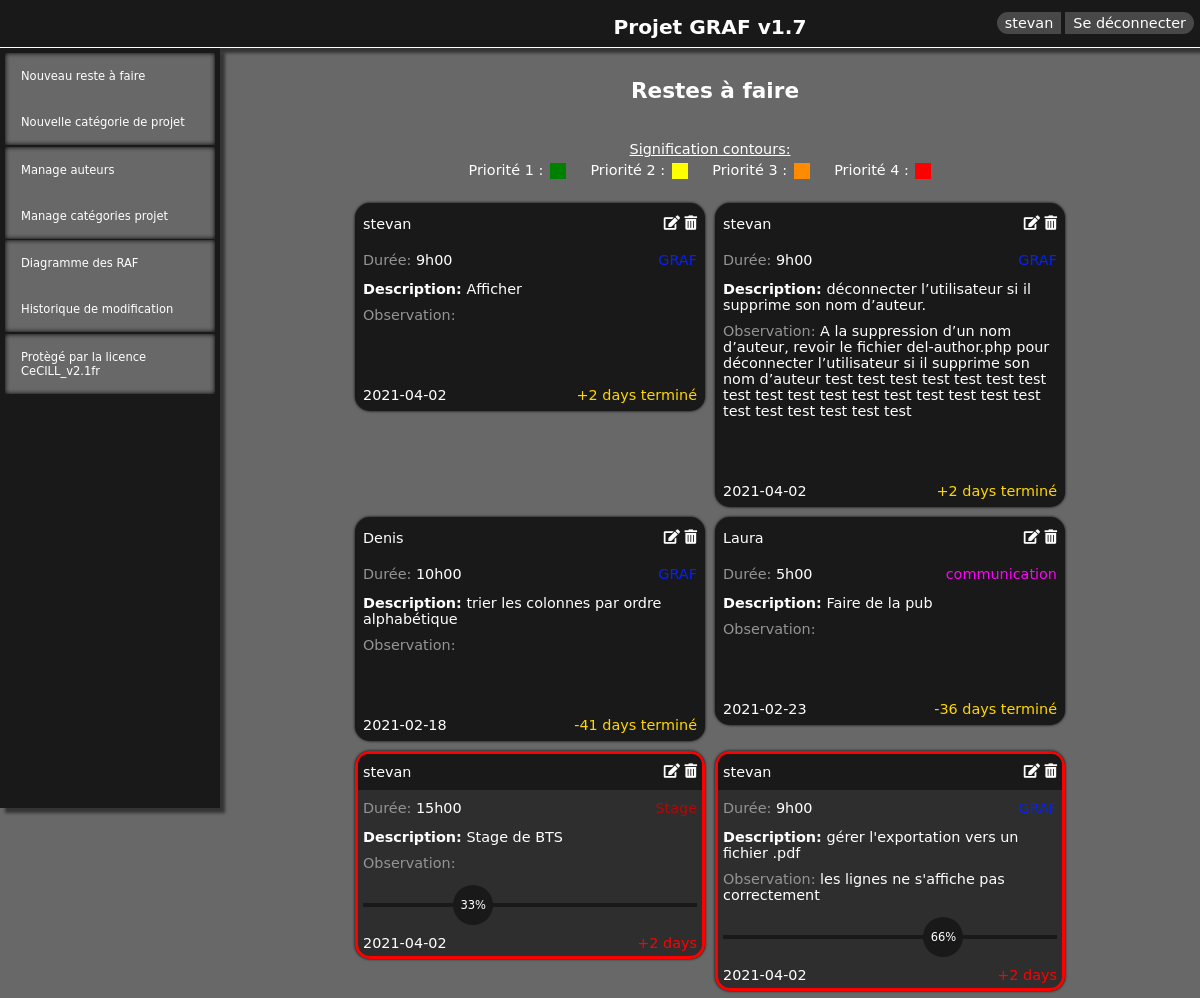
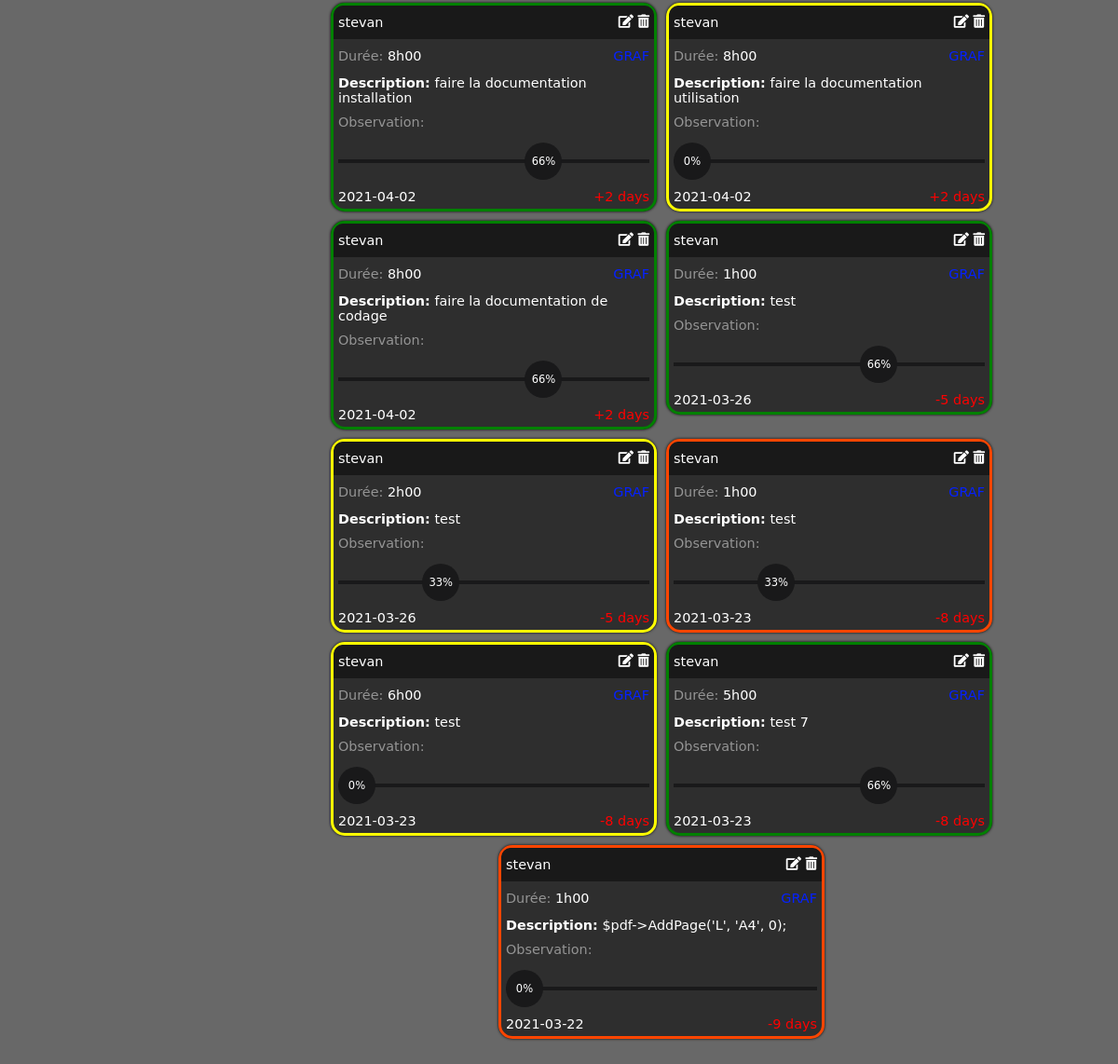
/index.php (signed in), run on the app's committed database (2 pictures, top to bottom).
### tables this page shows
CREATE TABLE `RAF` (
  `id` int(11) NOT NULL AUTO_INCREMENT,
  `author_id` int(11) NOT NULL,
  `description` varchar(255) NOT NULL,
  `duration` decimal(11,2) NOT NULL,
  `priority` int(4) NOT NULL,
  `deadline` date NOT NULL,
  `includeInProject_id` int(11) NOT NULL,
  `un_tiers` int(1) DEFAULT NULL,
  `deux_tiers` int(1) DEFAULT NULL,
  `trois_tiers` int(1) DEFAULT NULL,
  `observation` varchar(255) DEFAULT NULL,
  PRIMARY KEY (`id`),
  KEY `author_id` (`author_id`),
  KEY `includeInProject_id` (`includeInProject_id`),
  CONSTRAINT `RAF_ibfk_1` FOREIGN KEY (`author_id`) REFERENCES `author` (`id`),
  CONSTRAINT `RAF_ibfk_2` FOREIGN KEY (`includeInProject_id`) REFERENCES `includeInProjects` (`id`)
);

CREATE TABLE `author` (
  `id` int(11) NOT NULL AUTO_INCREMENT,
  `name` varchar(255) NOT NULL,
  PRIMARY KEY (`id`)
);

CREATE TABLE `includeInProjects` (
  `id` int(11) NOT NULL AUTO_INCREMENT,
  `name` varchar(255) NOT NULL,
  `color` varchar(7) NOT NULL,
  PRIMARY KEY (`id`)
);

### index/card-raf.php (the view)
<?php
        $displayRaf = $dbh->prepare("SELECT * FROM RAF");
        $displayRaf->execute();
        while ($display = $displayRaf->fetch(PDO::FETCH_ASSOC)) {
        $authorNames = $dbh->prepare("SELECT * FROM author WHERE id ='" . $display['author_id'] . "'");
        $authorNames->execute();
        $authorName = $authorNames->fetch();
        $includeNames = $dbh->prepare("SELECT * FROM includeInProjects WHERE id ='" . $display['includeInProject_id'] . "'");
        $includeNames->execute();
        $includeName = $includeNames->fetch();
        $today = date("Y-n-j");
        $origin = date_create($today);
        $target = date_create($display['deadline']);
        $interval = date_diff($origin, $target);
        $dDay = $interval->format('%R%a days');
        if ($display['priority'] == 4) {
            $colorBorder = '<div class="display_raf" style="border-color: red; display: inline-table;">';
        } elseif ($display['priority'] == 3) {
            $colorBorder = '<div class="display_raf" style="border-color:  orangered ; display: inline-table">';
        } elseif ($display['priority'] == 2) {
            $colorBorder = '<div class="display_raf" style="border-color:  yellow; display: inline-table">';
        } else {
            $colorBorder = '<div class="display_raf" style="border-color:  green; display: inline-table">';
        }
        if ($display['trois_tiers'] == 1) {
            $colorBorder = '<div class="display_raf" style="border-color: #191919 ; background-color: #191919; display: inline-table">';
        }
        echo $colorBorder;
        $rafId = $display['id'];
        ?>
        <div class="displaytitle">
            <?php
            if (isset($sessionID)) {
                include 'edit-delete-raf/nav_edition.php';
            } ?>
            <?php
            echo '<div class="displayName">' . $authorName["name"] . "</div></div>";
            echo '<div class="displayDuration">' . '<div class="displayBaseInfo">' . "Durée: " . '</div>' . strtr($display['duration'], ".", "h") . "</div>";
            $iColor = $includeName["color"]; ?>
            <div class="displayProject" style="color: <?php echo $iColor ?>"> <?php echo $includeName["name"] ?> </div>
<?php
            echo '<div class="displayDescription">' . "<b>Description:</b> " . $display['description'] . "</div>";
            echo '<div class="displayObs">' . '<div class="displayBaseInfo">' . "Observation: " . '</div>' . $display['observation'] . "</div>";
            if ($display['un_tiers'] == 0 and $display['deux_tiers'] == 0) {
                ?>
                <div class="bg_third"></div>
                <div class="bg0text">0%</div>
                <?php
            }
            if ($display['un_tiers'] == 1 and $display['deux_tiers'] == 0) {
                ?>
                <div class="bg_third"></div>
                <div class="bg33text">33%</div>
                <?php
            }
            if ($display['un_tiers'] == 1 and $display['deux_tiers'] == 1 and $display['trois_tiers'] == 0) {
                ?>
                <div class="bg_third"></div>
                <div class="bg66text">66%</div>
                <?php
            }
            if ($display['un_tiers'] == 1 and $display['deux_tiers'] == 1 and $display['trois_tiers'] == 1) {
                ?>
                <div class="bg_third"></div>
                <div class="bg100text"></div>
                <?php
            }
            echo '<div class="displayDeadline">' . $display['deadline'] . "</div>";
            if ($dDay <= 0) {
                $a = "color:red;";
            } else {
                $a = "color:white;";
            }
            if($display['trois_tiers'] == 1){
                $a = "color:gold;";
                $dDay = $dDay." terminé";
            }
            echo '<div class="displayDDay" style="' . $a . '">' . $dDay . "</div>";
            echo "</div>";
            }
            ?>

### edit-delete-raf/nav_edition.php (shortened to what this page needs)
<div class="displayEdit">
    <a href="/edit-delete-raf/edit-raf.php?id=<?php echo $rafId; ?>" title="Modifier?"><i class="fas fa-edit"></i></a>
    <a class="confirmModal" href="/edit-delete-raf/delete.php?id=<?php echo $rafId; ?>" title="Supprimer?"><i
            class="fas fa-trash-alt"></i></a>
</div>

### css/style.css (style rules this page uses)
* { box-sizing: border-box; }
body { margin: 0; padding: 0; background-color: #686868; font-family: "DejaVu Sans", sans-serif; font-size: 0.9rem; color: #fff; }
a { text-decoration: none; color: #ffffff; }
.display_raf { width: 350px; border: 3px solid red; margin: 5px; padding: 5px; text-align: left; border-radius: 15px; background-color: #2e2e2e; box-shadow: 0 0 3px #000; }
.displayName { text-align: left; padding: 10px 5px; margin: -5px; border-radius: 10px 10px 0 0; color: #fff; background-color: #191919 }
.displayEdit { float: right; margin-top: 9px; }
.displayDescription { margin-top: 44px; max-width: 350px; overflow-wrap: anywhere; }
.displayDuration { float: left; margin-top: 15px; }
.displayProject { float: right; margin-top: 15px; }
.displayDeadline { margin-top: 10px; float: left; }
.displayObs { margin-top: 10px; max-width: 350px; overflow-wrap: anywhere; }
.displayDDay { margin-top: 10px; float: right; }
.bg_third { margin-top: 32px; height: 4px; background-color: #19191a; }
.bg0text, .bg33text, .bg66text, .bg100text { font-size: 0.8em; }
.bg0text { border-radius: 25px; width: 40px; height: 40px; text-align: center; margin-top: -22px; padding-top: 13px; background-color: #19191a; }
.bg33text { border-radius: 25px; width: 40px; height: 40px; text-align: center; margin-left: 27.012%; margin-top: -22px; padding-top: 13px; background-color: #19191a; }
.bg66text { border-radius: 25px; width: 40px; height: 40px; text-align: center; margin-left: 60.012%; margin-top: -22px; padding-top: 13px; background-color: #19191a; }
.bg100text { border-radius: 25px; width: 40px; height: 40px; text-align: center; margin-left: 88%; margin-top: -22px; padding-top: 13px; background-color: #19191a; }
.fas { position: relative; }

### data on the page
raf: author.name "stevan", duration "9h00", includeInProject.name "GRAF", description "Afficher", un_tiers 1 (drawn), deadline "2021-04-02", dDay "+2 days terminé"
raf: author.name "stevan", duration "9h00", includeInProject.name "GRAF", description "déconnecter l’utilisateur si il supprime son nom d’auteur.", observation "A la suppression d’un nom d’auteur, revoir le fichier del-author.php pour déconnecter l’utilisateur si il supprime son nom d’auteur test test test test test test test test test test test test test test test test test test test test test test test", un_tiers 1 (drawn), deadline "2021-04-02", dDay "+2 days terminé"
raf: author.name "Denis", duration "10h00", includeInProject.name "GRAF", description "trier les colonnes par ordre alphabétique", un_tiers 1 (drawn), deadline "2021-02-18", dDay "-41 days terminé"
raf: author.name "Laura", duration "5h00", includeInProject.name "communication", description "Faire de la pub", un_tiers 1 (drawn), deadline "2021-02-23", dDay "-36 days terminé"
raf: author.name "stevan", duration "15h00", description "Stage de BTS", un_tiers "33%", deadline "2021-04-02", deadline "+2 days"
raf: author.name "stevan", duration "9h00", description "gérer l'exportation vers un fichier .pdf", observation "les lignes ne s'affiche pas correctement", un_tiers "66%", deadline "2021-04-02", deadline "+2 days"
raf: author.name "stevan", duration "8h00", description "faire la documentation installation", un_tiers "66%", deadline "2021-04-02", deadline "+2 days"
raf: author.name "stevan", duration "8h00", description "faire la documentation utilisation", shows "0%", deadline "2021-04-02", deadline "+2 days"
raf: author.name "stevan", duration "8h00", description "faire la documentation de codage", un_tiers "66%", deadline "2021-04-02", deadline "+2 days"
raf: author.name "stevan", duration "1h00", description "test", un_tiers "66%", deadline "2021-03-26", deadline "-5 days"
raf: author.name "stevan", duration "2h00", description "test", un_tiers "33%", deadline "2021-03-26", deadline "-5 days"
raf: author.name "stevan", duration "1h00", description "test", un_tiers "33%", deadline "2021-03-23", deadline "-8 days"
raf: author.name "stevan", duration "6h00", description "test", shows "0%", deadline "2021-03-23", deadline "-8 days"
raf: author.name "stevan", duration "5h00", description "test 7", un_tiers "66%", deadline "2021-03-23", deadline "-8 days"
raf: author.name "stevan", duration "1h00", description "$pdf->AddPage('L', 'A4', 0);", shows "0%", deadline "2021-03-22", deadline "-9 days"

### other printed values
$_SESSION['authorName'] "stevan"
